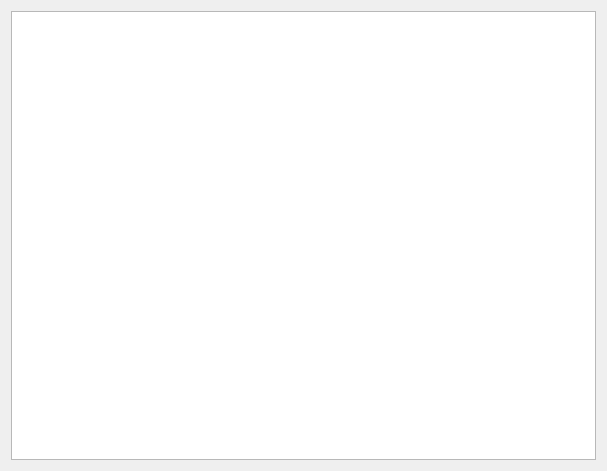
<?xml version="1.0" encoding="UTF-8"?>
<ui version="4.0">
 <class>DlgTDr</class>
 <widget class="QDialog" name="DlgTDr">
  <property name="geometry">
   <rect>
    <x>0</x>
    <y>0</y>
    <width>607</width>
    <height>471</height>
   </rect>
  </property>
  <property name="windowTitle">
   <string>Dialog</string>
  </property>
  <layout class="QVBoxLayout" name="verticalLayout">
   <item>
    <widget class="QTableWidget" name="t"/>
   </item>
  </layout>
 </widget>
 <resources/>
 <connections/>
</ui>
